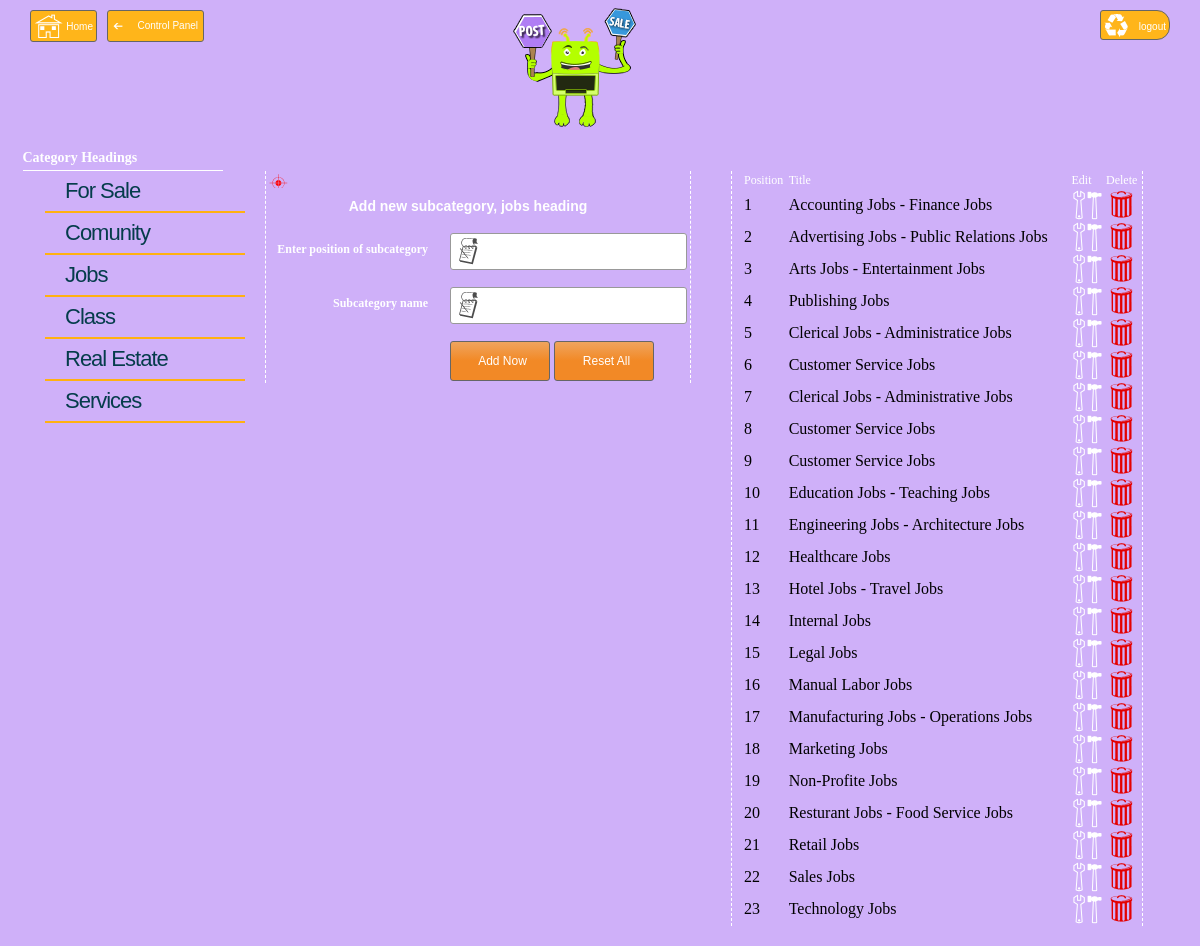
The app's page /_admin/jobs.php (signed in) with its own data.
### tables this page shows
CREATE TABLE IF NOT EXISTS `heading` (
  `id` int(10) UNSIGNED NOT NULL AUTO_INCREMENT,
  `title` varchar(45) NOT NULL,
  `visible` tinyint(1) UNSIGNED NOT NULL,
  `extension` varchar(45) NOT NULL,
  PRIMARY KEY (`id`)
);

CREATE TABLE IF NOT EXISTS `sub_heading` (
  `id` int(10) UNSIGNED NOT NULL AUTO_INCREMENT,
  `sub_id` int(10) UNSIGNED NOT NULL,
  `sub_title` varchar(45) NOT NULL,
  `position` int(10) UNSIGNED NOT NULL,
  PRIMARY KEY (`id`,`sub_id`),
  KEY `FK_sub_heading_1` (`sub_id`)
);

### _admin/jobs.php (the view, shortened to what this page needs)
<?php
$query="Select * from sub_heading where sub_id='3' order by position asc";
$insertionquery=mysql_query($query);
?>
<!DOCTYPE html PUBLIC "-//W3C//DTD XHTML 1.0 Transitional//EN" "http://www.w3.org/TR/xhtml1/DTD/xhtml1-transitional.dtd">
<html xmlns="http://www.w3.org/1999/xhtml">
<head>
<link type="text/css" rel="stylesheet" href="css/admin.css" />
</head>
<body>
<form action="includes/logout.php">
<input name="logout" type="submit" value="logout" class="logout" />
</form>
<div class="home">
<a href="newmenu.php">Home</a>
</div>
<div class="back">
<a href="index.php">Control Panel</a>
</div>
<div id="image">
<a href="newmenu.php"><img src="../_images/signin.png" /></a>
</div>
<div id="page">
			<?php require_once('includes/menu.php')?>
   	  <div id="table">
		<form id="form" name="form" method="post" action="jobsinsert.php">
        	<table>
            	<tr>
                	<td colspan="2"><span id="message"><?php echo $msg;?></span></td>
            	</tr>
            	<tr>
                	<td colspan="2" id="tableh2"><b>Add new subcategory, jobs heading</b></td>
            	</tr>
                <tr>
                	<td width="160" class="text">Enter position of subcategory</td>
                    <td width="238"><input name="pos" type="text" class="textfeilds" id="pos" required="required" /></td>
            	</tr>
            	<tr>
                	<td width="160" class="text">Subcategory name</td>
                    <td width="238"><input name="fr_title" type="text" class="textfeilds" id="m_title" required="required" /></td>
            	</tr>
            	<tr>
                	<td class="id1"></td>
                  <td><input type="submit" class="inputbutton" value="Add Now" />
                  <input name="Reset" type="reset" class="inputbutton" id="button" value="Reset All" /></td>
            	</tr>
            </table>
        </form>
      </div>
  		<div id="forshow">
      		<table width="100%">
  <tr class="id">
    <td class="td">Position</td>
    <td class="td">Title</td>
    <td class="td">Edit</td>
    <td class="td">Delete</td>
  </tr>
  <?php $k=1; while($get=mysql_fetch_array($insertionquery)) {?>
  <tr class="id1">
    <td><?php echo $get['position'];?></td>
    <td><?php echo $get['sub_title'];?></td>
    <td><a href="editfr.php?EDITC=<?php echo $get['id']?>"><img src="../_images/edit.png" /></a></td>
    <td><a href="delfr.php?DELC=<?php echo $get['id']?>"><img src="../_images/delet.png" /></a></td>
  </tr>
  <?php $k++; }?>
          </table>
      	</div>
 </div>
</body>
</html>

### _admin/includes/menu.php (shortened to what this page needs)
<?php
	$query="Select * from post.heading order by id asc";
	$insertion=mysql_query($query);
?>
<div id="fullmenu">
<h2>Category Headings</h2>
<div id="menu">
      	  <ul>
          <?php $k=1; while($result=mysql_fetch_array($insertion)){?>
        	<li><a href="<?php echo $result['extension'].'.php';?>"> <?php echo $result['title'];?> </a></li>
       	  <?php $k++; }?>
        	</ul>
        </div>
        </div>

### _admin/css/admin.css (style rules this page uses)
#message { height:20px; font-size:14px; color:#F00; background: url(../../_images/insert.png) no-repeat ; padding-left:20px; }
* { margin:0px auto; padding:0px; background-color:#CFB0F9; }
#image { height: 150px; background-repeat: no-repeat; margin-left:500px; }
#page { min-height: 530px; overflow:hidden; }
#fullmenu { width:205px; margin-left:20px; }
#fullmenu h2 { margin: 0px auto; width: 200px; font-size: 14px; text-align: left; height: 20px; color: #FFF; font-family: "Comic Sans MS", cursive; border-bottom:#FFF 1px solid; }
.inputbutton { background: #efa45d; background: -moz-linear-gradient(top, #efa45d 1%, #f28926 49%); background: -webkit-gradient(linear, left top, left bottom, color-stop(1%,#efa45d), color-stop(49%,#f28926)); background: -webkit-linear-gradient(top, #efa45d 1%,#f28926 49%); background: -o-linear-gradient(top, #efa45d 1%,#f28926 49%); background: -ms-linear-gradient(top, #efa45d 1%,#f28926 49%); background: linear-gradient(to bottom, #efa45d 1%,#f28926 49%); filter: progid:DXImageTransform.Microsoft.gradient( startColorstr='#efa45d', endColorstr='#f28926',GradientType=0 ); border-radius: 3px; text-align: center; height: 40px; width: 100px; margin-top:10px; padding-left: 5px; font-family: Verdana, Geneva, sans-serif; font-size: 12px; color:#FFF; border: 1px solid #666; }
#table { margin-left: 20px; float: left; border-left-width: 1px; border-left-style: dashed; border-left-color: #FFF; border-right-width: 1px; border-right-style: dashed; border-right-color: #FFF; }
#tableh2 { font-size: 14px; font-family: Verdana, Geneva, sans-serif; line-height: 30px; text-align: center; padding-right: 20px; color: #FFF; font-weight: bold; }
.textfeilds { border-radius: 3px; text-align: left; height: 35px; width: 200px; margin-top:10px; margin-bottom:5px; background: #FFF url(../../_images/posttextfeild.png) no-repeat 3px 3px; padding-left: 35px; font-family: Verdana, Geneva, sans-serif; font-size: 12px; color: #8B8B8B; border: 1px solid #999; }
.text { font-size: 12px; font-family:"Times New Roman"; line-height: 30px; text-align: right; padding-right: 20px; color: #FFF; font-weight: bold; }
#forshow { float: left; height: auto; margin-bottom:20px; width:400px; margin-left: 40px; border-left-width: 1px; border-left-style: dashed; border-left-color: #FFF; border-right-width: 1px; border-right-style: dashed; border-right-color: #FFF; padding-left:10px; }
.td { font-size:12px; color:#FFF; font-family:"Comic Sans MS", cursive; }
.back { background: #FFB51A url(../../_images/back.png) no-repeat 5px 10px; border-radius: 3px; text-align: right; height: 30px; width: 90px; margin-top:10px; border: 1px solid #666; float:left; padding-right:5px; line-height:30px; margin-left:10px; }
.back a { font-family: Verdana, Geneva, sans-serif; font-size: 10px; color:#FFF; text-decoration:none; background:none; }
.home { width:62px; height:30px; background: #FFB51A url(../../_images/home.png) no-repeat 3px 1px; border-radius: 3px; text-align: right; margin-top:10px; border: 1px solid #666; float:left; padding-right:3px; line-height:32px; margin-left:30px; }
.home a { font-family: Verdana, Geneva, sans-serif; font-size: 10px; color:#FFF; text-decoration:none; background:none; }
.logout { width:70px; height:30px; background: #FFB51A url(../../_images/logout.png) no-repeat 3px 1px; border-radius: 3px 13px 13px 3px; text-align: right; margin-top:10px; border: 1px solid #666; float:right; padding-right:3px; line-height:32px; margin-right:30px; font-family: Verdana, Geneva, sans-serif; font-size: 10px; color:#FFF; text-decoration:none; }

### _admin/includes/menu.php (style rules this page uses)
#menu { float: left; min-height:120px; width: 200px; line-height:30px; padding-left:25px; }
#menu ul li { font-family:Verdana, Geneva, sans-serif; border-bottom:2px solid #FFB111; list-style:none; line-height:40px; text-decoration: none; font-size: 22px; }
#menu ul li a { text-decoration: none; width:auto; height:40px; color:#053C4B; font-weight: lighter; letter-spacing: -1px; padding:5px 20px; }
#fullmenu { width:205px; margin-left:20px; }
#fullmenu h2 { margin: 0px auto; width: 200px; font-size: 14px; text-align: left; height: 20px; color: #FFF; font-family: "Comic Sans MS", cursive; border-bottom:#FFF 1px solid; }

### records on screen
heading: title "For Sale"
heading: title "Comunity"
heading: title "Jobs"
heading: title "Class"
heading: title "Real Estate"
heading: title "Services"
sub_heading: position "1", sub_title "Accounting Jobs - Finance Jobs"
sub_heading: position "2", sub_title "Advertising Jobs - Public Relations Jobs"
sub_heading: position "3", sub_title "Arts Jobs - Entertainment Jobs"
sub_heading: position "4", sub_title "Publishing Jobs"
sub_heading: position "5", sub_title "Clerical Jobs - Administratice Jobs"
sub_heading: position "6", sub_title "Customer Service Jobs"
sub_heading: position "7", sub_title "Clerical Jobs - Administrative Jobs"
sub_heading: position "8", sub_title "Customer Service Jobs"
sub_heading: position "9", sub_title "Customer Service Jobs"
sub_heading: position "10", sub_title "Education Jobs - Teaching Jobs"
sub_heading: position "11", sub_title "Engineering Jobs - Architecture Jobs"
sub_heading: position "12", sub_title "Healthcare Jobs"
sub_heading: position "13", sub_title "Hotel Jobs - Travel Jobs"
sub_heading: position "14", sub_title "Internal Jobs"
sub_heading: position "15", sub_title "Legal Jobs"
sub_heading: position "16", sub_title "Manual Labor Jobs"
sub_heading: position "17", sub_title "Manufacturing Jobs - Operations Jobs"
sub_heading: position "18", sub_title "Marketing Jobs"
sub_heading: position "19", sub_title "Non-Profite Jobs"
sub_heading: position "20", sub_title "Resturant Jobs - Food Service Jobs"
sub_heading: position "21", sub_title "Retail Jobs"
sub_heading: position "22", sub_title "Sales Jobs"
sub_heading: position "23", sub_title "Technology Jobs"
